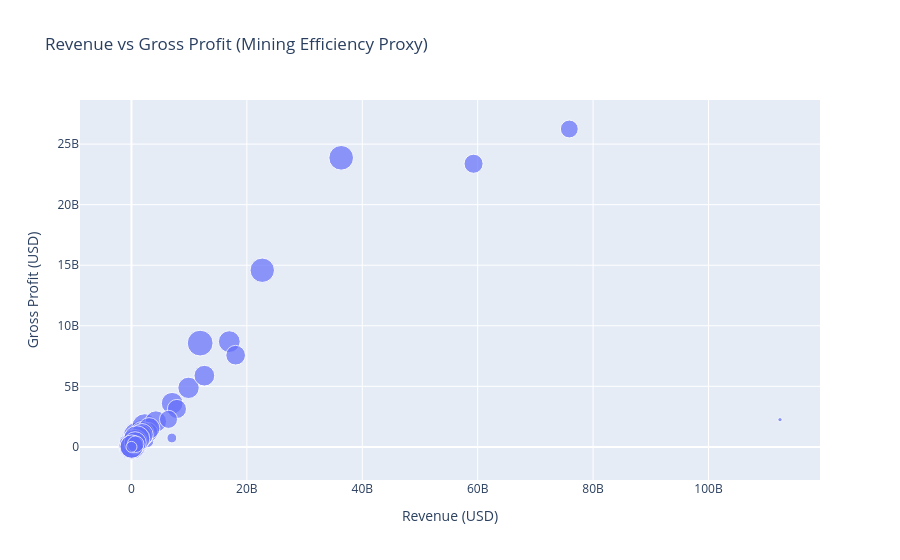

Here is the notebook cell this chart was saved with:
### Code cell
fig = px.scatter(
    df,
    x="Revenue",
    y="Gross Profit",
    size="BubbleSize",
    hover_name=df.index,
    title="Revenue vs Gross Profit (Mining Efficiency Proxy)",
    labels={
        "Revenue": "Revenue (USD)",
        "Gross Profit": "Gross Profit (USD)"
    }
)
fig.show()
